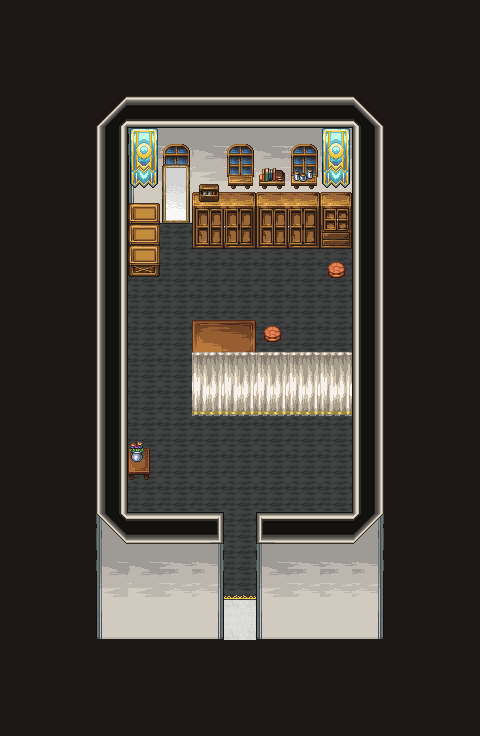

A 2D game scene composited from a Tiled map and its tileset images. What follows is a short description and the map's XML, with each tile layer's data collapsed to a summary:
An orthogonal 15x23 tile map with 32x32 px tiles, 11 tile layers (black, floor, carpet, wall1, ...).

<map version="1.9" tiledversion="1.9.1" orientation="orthogonal" renderorder="right-down" width="15" height="23" tilewidth="32" tileheight="32" infinite="0" nextlayerid="12" nextobjectid="1">
  <tileset firstgid="1" source="../21_tsx/Church_town.tsx" />
  <layer id="5" name="black" width="15" height="23">
    <data>[345 cells, 2 non-empty, 1 distinct tile ids]</data>
  </layer>
  <layer id="1" name="floor" width="15" height="23">
    <data>[345 cells, 132 non-empty, 1 distinct tile ids]</data>
  </layer>
  <layer id="9" name="carpet" width="15" height="23">
    <data>[345 cells, 80 non-empty, 2 distinct tile ids]</data>
  </layer>
  <layer id="3" name="wall1" width="15" height="23">
    <data>[345 cells, 80 non-empty, 25 distinct tile ids]</data>
  </layer>
  <layer id="8" name="shadow" width="15" height="23">
    <data>[345 cells, 0 non-empty, 0 distinct tile ids]</data>
  </layer>
  <layer id="6" name="furniture1" width="15" height="23">
    <data>[345 cells, 24 non-empty, 13 distinct tile ids]</data>
  </layer>
  <layer id="7" name="furniture2" width="15" height="23">
    <data>[345 cells, 17 non-empty, 14 distinct tile ids]</data>
  </layer>
  <layer id="10" name="chara" width="15" height="23">
    <data>[345 cells, 0 non-empty, 0 distinct tile ids]</data>
  </layer>
  <layer id="11" name="furniture3" width="15" height="23">
    <data>[345 cells, 8 non-empty, 5 distinct tile ids]</data>
  </layer>
  <layer id="4" name="wall2" width="15" height="23">
    <data>[345 cells, 8 non-empty, 6 distinct tile ids]</data>
  </layer>
  <layer id="2" name="black" width="15" height="23">
    <data>[345 cells, 192 non-empty, 1 distinct tile ids]</data>
  </layer>
</map>
